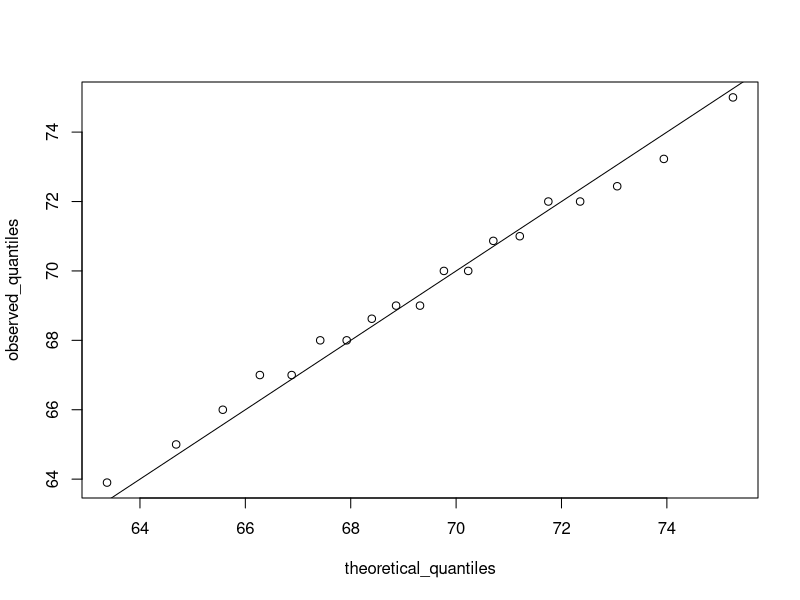

R code for this plot: (Note: this script raises an error after producing the figure.)
### Section 1: Introduction to Data Visualization and Distributions

library(dslabs)
library(tidyverse)

## 
data(murders)
head(murders)

## 1.2 Introduction to Distributions  
data("heights")
head(heights)

prop.table(table(heights$sex))

index <- heights$sex == "Male"
x <- heights$height[index]
head(x)

mean(x)
sd(x)

## 1.3 Quantiles, Percentiles, and Boxplots  
# Quantile-Quantile Plots
mean(x <= 69.5)

p <- seq(0.05, 0.95, 0.05)

observed_quantiles <- quantile(x, p)

theoretical_quantiles <- qnorm( p, mean = mean(x), sd = sd(x))

plot(theoretical_quantiles, observed_quantiles)
abline(0,1)

observed_quantiles <- quantile(z, p)
theoretical_quantiles <- qnorm(p) 
plot(theoretical_quantiles, observed_quantiles)
abline(0,1)

## 2. Introduction to ggplot2
library(ggthemes)
library(ggrepel)

r <- murders %>%
  summarize(rate = sum(total) / sum(population) * 10^6) %>% .$rate


plot_murders <- 
  murders %>% ggplot(aes(population/10^6, total, label=abb)) +
  geom_text_repel() +
  scale_x_continuous(trans = "log10") + # scale_x_log10
  scale_y_continuous(trans = "log10") + # scale_y_log10
  xlab("Pop in millions (log)") +
  ylab("Total Murders (log)") +
  ggtitle("US Gun Murders 2010") +
  geom_point(size = 3, aes(col = region)) +
  geom_abline(intercept = log10(r), lty = 2, color = "darkgrey") +
  scale_color_discrete(name = "Region") +
  theme_economist()
  

plot_murders

# Other Examples
p <- heights %>% 
  filter(sex == "Male") %>%
  ggplot(aes(x = height)) 

p + geom_histogram(binwidth = 1, fill = "blue", col = "black") +
  xlab("Male height in inches") +
  ggtitle("Histogram")
 
p + geom_density(fill = "blue")

p <- heights %>% 
  filter(sex == "Male") %>%
  ggplot(aes(sample = height)) 

p1 <- p + geom_qq()

params <- heights %>%
  filter(sex=="Male") %>%
  summarise(mean = mean(height), sd = sd(height))

p2 <- p + geom_qq(dparams = params) +
  geom_abline()

# grids of plots
library(gridExtra)
grid.arrange(p, p1,p2)
